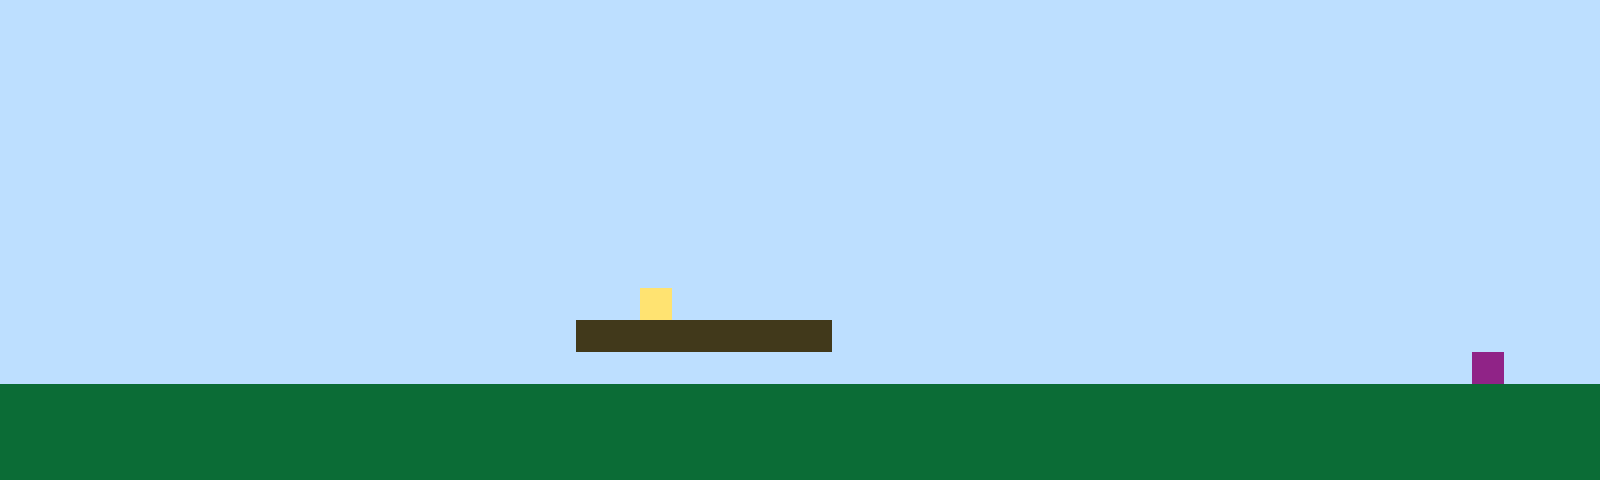

This is a level from a 2D game, rendered from its Tiled map with the project's own tilesets. A one-line summary and the complete map file follow:
An orthogonal 50x15 tile map with 32x32 px tiles, 1 tile layer (Tile Layer 1).

<map version="1.10" tiledversion="1.11.2" orientation="orthogonal" renderorder="right-up" width="50" height="15" tilewidth="32" tileheight="32" infinite="0" nextlayerid="2" nextobjectid="1"><editorsettings><export target="map1.csv" format="csv" /></editorsettings><tileset firstgid="1" name="sprites" tilewidth="32" tileheight="32" tilecount="6" columns="3"><image source="sprites.png" width="96" height="64" /></tileset><layer id="1" name="Tile Layer 1" width="50" height="15"><data encoding="csv">1,1,1,1,1,1,1,1,1,1,1,1,1,1,1,1,1,1,1,1,1,1,1,1,1,1,1,1,1,1,1,1,1,1,1,1,1,1,1,1,1,1,1,1,1,1,1,1,1,1,1,1,1,1,1,1,1,1,1,1,1,1,1,1,1,1,1,1,1,1,1,1,1,1,1,1,1,1,1,1,1,1,1,1,1,1,1,1,1,1,1,1,1,1,1,1,1,1,1,1,1,1,1,1,1,1,1,1,1,1,1,1,1,1,1,1,1,1,1,1,1,1,1,1,1,1,1,1,1,1,1,1,1,1,1,1,1,1,1,1,1,1,1,1,1,1,1,1,1,1,1,1,1,1,1,1,1,1,1,1,1,1,1,1,1,1,1,1,1,1,1,1,1,1,1,1,1,1,1,1,1,1,1,1,1,1,1,1,1,1,1,1,1,1,1,1,1,1,1,1,1,1,1,1,1,1,1,1,1,1,1,1,1,1,1,1,1,1,1,1,1,1,1,1,1,1,1,1,1,1,1,1,1,1,1,1,1,1,1,1,1,1,1,1,1,1,1,1,1,1,1,1,1,1,1,1,1,1,1,1,1,1,1,1,1,1,1,1,1,1,1,1,1,1,1,1,1,1,1,1,1,1,1,1,1,1,1,1,1,1,1,1,1,1,1,1,1,1,1,1,1,1,1,1,1,1,1,1,1,1,1,1,1,1,1,1,1,1,1,1,1,1,1,1,1,1,1,1,1,1,1,1,1,1,1,1,1,1,1,1,1,1,1,1,1,1,1,1,1,1,1,1,1,1,1,1,1,1,1,1,1,1,1,1,1,1,1,1,1,1,1,1,1,1,1,1,1,1,1,1,1,1,1,1,1,1,1,1,1,1,1,1,1,1,1,1,1,1,1,1,1,1,1,1,1,1,1,1,1,1,1,1,1,1,1,1,1,1,1,1,1,1,1,1,1,1,1,1,1,1,1,1,1,1,1,1,1,1,1,1,1,1,1,1,1,1,1,1,1,1,1,1,1,1,1,1,1,1,1,1,1,1,1,1,1,1,1,1,1,1,4,1,1,1,1,1,1,1,1,1,1,1,1,1,1,1,1,1,1,1,1,1,1,1,1,1,1,1,1,1,1,1,1,1,1,1,1,1,1,1,1,1,1,1,1,1,1,1,3,3,3,3,3,3,3,3,1,1,1,1,1,1,1,1,1,1,1,1,1,1,1,1,1,1,1,1,1,1,1,1,1,1,1,1,1,1,1,1,1,1,1,1,1,1,1,1,1,1,1,1,1,1,1,1,1,1,1,1,1,1,1,1,1,1,1,1,1,1,1,1,1,1,1,1,1,1,6,1,1,1,2,2,2,2,2,2,2,2,2,2,2,2,2,2,2,2,2,2,2,2,2,2,2,2,2,2,2,2,2,2,2,2,2,2,2,2,2,2,2,2,2,2,2,2,2,2,2,2,2,2,2,2,2,2,2,2,2,2,2,2,2,2,2,2,2,2,2,2,2,2,2,2,2,2,2,2,2,2,2,2,2,2,2,2,2,2,2,2,2,2,2,2,2,2,2,2,2,2,2,2,2,2,2,2,2,2,2,2,2,2,2,2,2,2,2,2,2,2,2,2,2,2,2,2,2,2,2,2,2,2,2,2,2,2,2,2,2,2,2,2,2,2,2,2,2,2,2,2,2,2</data></layer></map>
